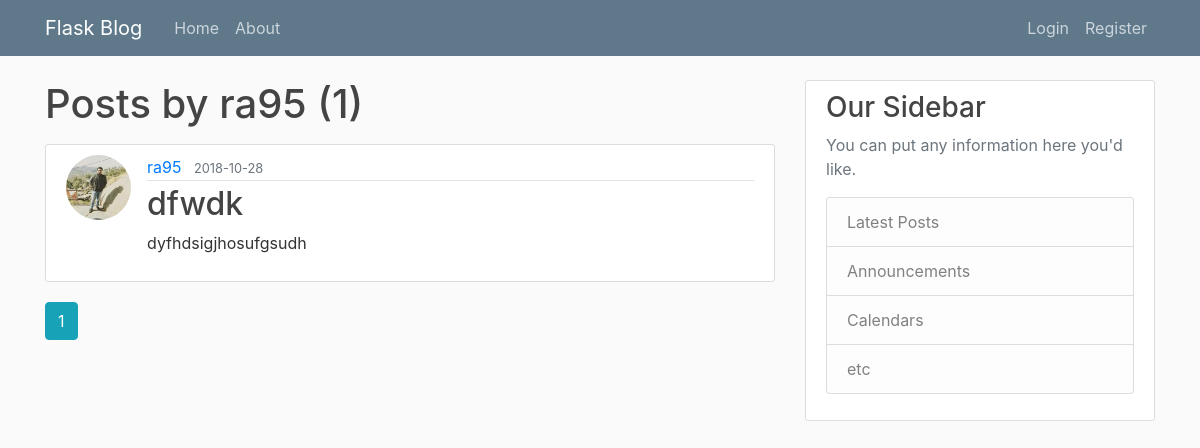
The page /user/ra95 on the database as committed earlier.
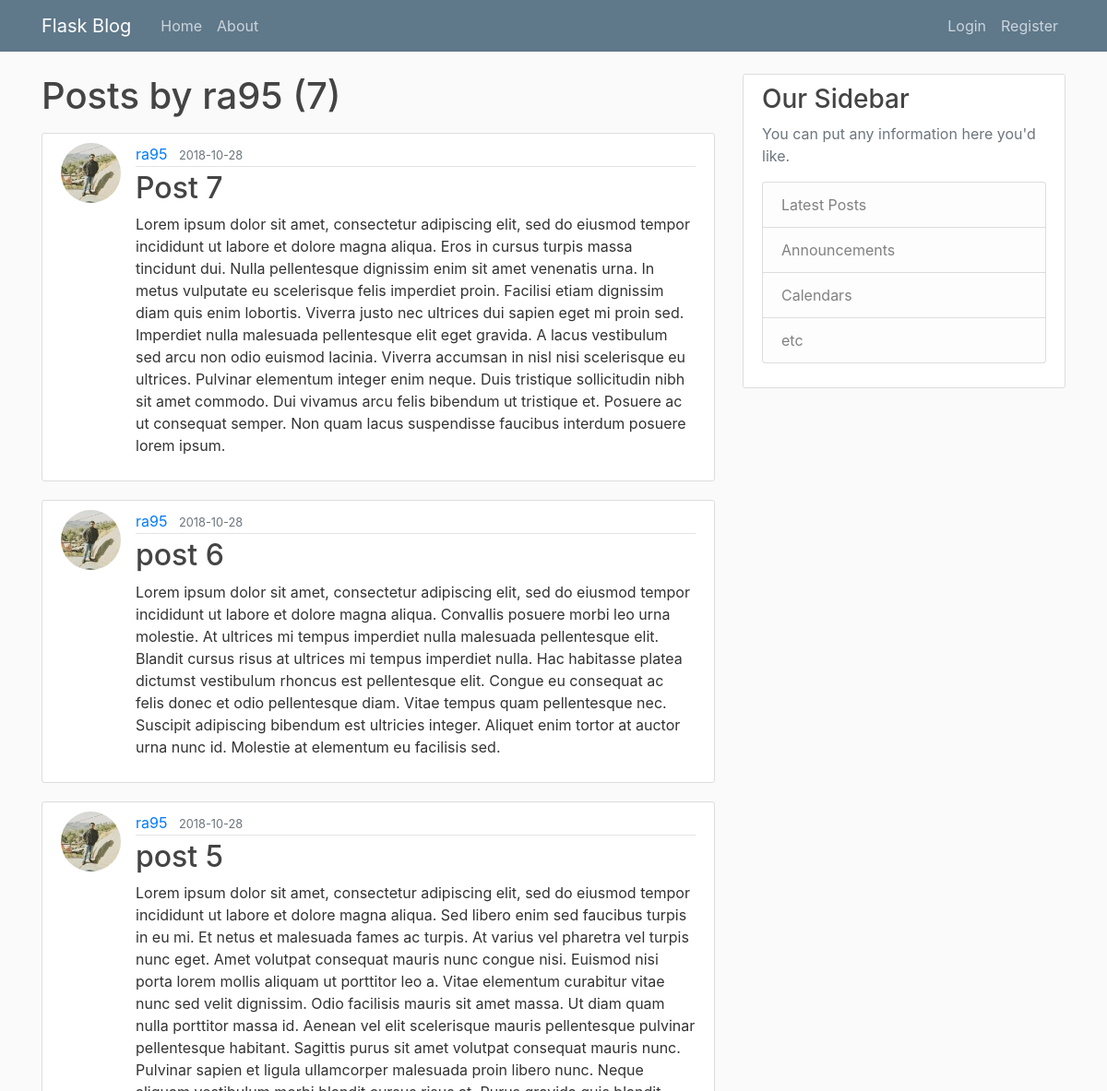
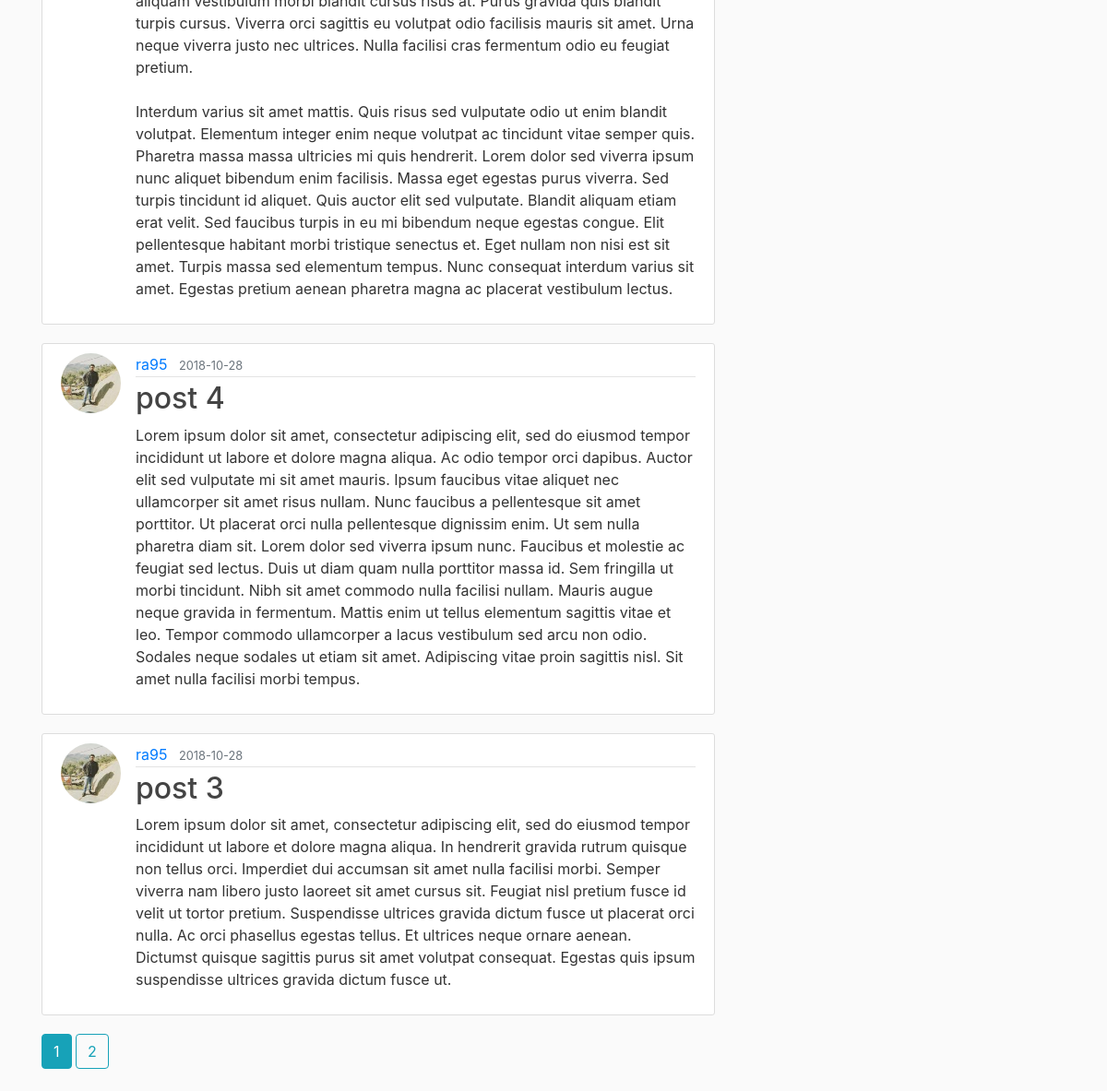
The same page on the database as committed later (2 pictures, top to bottom).
### flaskblog/models.py (models this page shows, shortened)
class User(db.Model, UserMixin):
    id = db.Column(db.Integer, primary_key=True)
    username = db.Column(db.String(20), unique=True, nullable=False)
    email = db.Column(db.String(120), unique=True, nullable=False)
    image_file = db.Column(db.String(20), nullable=False, default='default.jpg')
    password = db.Column(db.String(60), nullable=False)
    posts = db.relationship('Post', backref='author', lazy=True)

class Post(db.Model):
    id = db.Column(db.Integer, primary_key=True)
    title = db.Column(db.String(100), nullable=False)
    date_posted = db.Column(db.DateTime, nullable=False, default=datetime.utcnow)
    content = db.Column(db.Text, nullable=False)
    user_id = db.Column(db.Integer, db.ForeignKey('user.id'), nullable=False)

### flaskblog/routes.py (the view)
@app.route("/user/<string:username>")
def user_posts(username):
    page = request.args.get('page', 1, type=int)
    user = User.query.filter_by(username=username).first_or_404()
    posts = Post.query.filter_by(author=user)\
        .order_by(Post.date_posted.desc())\
        .paginate(page=page, per_page=5)
    return render_template('user_posts.html', posts=posts, user=user)

### flaskblog/templates/user_posts.html
{% extends "layout.html" %}
{% block content %}
    <h1 class="mb-3">Posts by {{ user.username }} ({{ posts.total }})</h1>
    {% for post in posts.items %}
        <article class="media content-section">
          <img class="rounded-circle article-img" src="{{ url_for('static', filename='profile_pics/' + post.author.image_file) }}">
          <div class="media-body">
            <div class="article-metadata">
              <a class="mr-2" href="{{ url_for('user_posts', username=post.author.username) }}">{{ post.author.username }}</a>
              <small class="text-muted">{{ post.date_posted.strftime('%Y-%m-%d') }}</small>
            </div>
            <h2><a class="article-title" href="{{ url_for('post', post_id=post.id) }}">{{ post.title }}</a></h2>
            <p class="article-content">{{ post.content }}</p>
          </div>
        </article>
    {% endfor %}
    {% for page_num in posts.iter_pages(left_edge=1, right_edge=1, left_current=1, right_current=2) %}
      {% if page_num %}
        {% if posts.page == page_num %}
          <a class="btn btn-info mb-4" href="{{ url_for('user_posts', username=user.username, page=page_num) }}">{{ page_num }}</a>
        {% else %}
          <a class="btn btn-outline-info mb-4" href="{{ url_for('user_posts', username=user.username, page=page_num) }}">{{ page_num }}</a>
        {% endif %}
      {% else %}
        ...
      {% endif %}
    {% endfor %}
{% endblock content %}

### flaskblog/templates/layout.html (shortened to what this page needs)
<!DOCTYPE html>
<html>
<head>
    <link rel="stylesheet" href="https://maxcdn.bootstrapcdn.com/bootstrap/4.0.0/css/bootstrap.min.css">
    <link rel="stylesheet" type="text/css" href="{{ url_for('static', filename='main.css') }}">
</head>
<body>
    <header class="site-header">
      <nav class="navbar navbar-expand-md navbar-dark bg-steel fixed-top">
        <div class="container">
          <a class="navbar-brand mr-4" href="/">Flask Blog</a>
          <div class="collapse navbar-collapse" id="navbarToggle">
            <div class="navbar-nav mr-auto">
              <a class="nav-item nav-link" href="{{ url_for('home') }}">Home</a>
              <a class="nav-item nav-link" href="{{ url_for('about') }}">About</a>
            </div>
            <div class="navbar-nav">
              {% if current_user.is_authenticated %}
                <a class="nav-item nav-link" href="{{ url_for('new_post') }}">New Post</a>
                <a class="nav-item nav-link" href="{{ url_for('account') }}">Account</a>
                <a class="nav-item nav-link" href="{{ url_for('logout') }}">Logout</a>
              {% else %}
                <a class="nav-item nav-link" href="{{ url_for('login') }}">Login</a>
                <a class="nav-item nav-link" href="{{ url_for('register') }}">Register</a>
              {% endif %}
            </div>
          </div>
        </div>
      </nav>
    </header>
    <main role="main" class="container">
      <div class="row">
        <div class="col-md-8">
          {% block content %}{% endblock %}
        </div>
        <div class="col-md-4">
          <div class="content-section">
            <h3>Our Sidebar</h3>
            <p class='text-muted'>You can put any information here you'd like.
              <ul class="list-group">
                <li class="list-group-item list-group-item-light">Latest Posts</li>
                <li class="list-group-item list-group-item-light">Announcements</li>
                <li class="list-group-item list-group-item-light">Calendars</li>
                <li class="list-group-item list-group-item-light">etc</li>
              </ul>
            </p>
          </div>
        </div>
      </div>
    </main>
</body>
</html>

### flaskblog/static/main.css (style rules this page uses)
body { background: #fafafa; color: #333333; margin-top: 5rem; }
h1, h2, h3, h4, h5, h6 { color: #444444; }
.bg-steel { background-color: #5f788a; }
.site-header .navbar-nav .nav-link { color: #cbd5db; }
.content-section { background: #ffffff; padding: 10px 20px; border: 1px solid #dddddd; border-radius: 3px; margin-bottom: 20px; }
.article-title { color: #444444; }
.article-content { white-space: pre-line; }
.article-img { height: 65px; width: 65px; margin-right: 16px; }
.article-metadata { padding-bottom: 1px; margin-bottom: 4px; border-bottom: 1px solid #e3e3e3 }

Rows that differ between the two databases and show on the page:
no longer on this page (row unchanged): Post: image_file (picture), author.username "ra95", date_posted "2018-10-28", title "dfwdk", content "dyfhdsigjhosufgsudh"
added Post: image_file (picture), author.username "ra95", date_posted "2018-10-28", title "Post 7", content "Lorem ipsum dolor sit amet, consectetur adipiscing elit, sed do eiusmod tempor incididunt ut labore et dolore magna aliqua. Eros in cursus turpis massa tincidunt dui. Nulla pellentesque dignissim enim sit amet venenatis urna. In metus vulputate eu scelerisque felis imperdiet proin. Facilisi etiam dignissim diam quis enim lobortis. Viverra justo nec ultrices dui sapien eget mi proin sed. Imperdiet nulla malesuada pellentesque elit eget gravida. A lacus vestibulum sed arcu non odio euismod lacinia. Viverra accumsan in nisl nisi scelerisque eu ultrices. Pulvinar elementum integer enim neque. Duis tristique sollicitudin nibh sit amet commodo. Dui vivamus arcu felis bibendum ut tristique et.…"
added Post: image_file (picture), author.username "ra95", date_posted "2018-10-28", title "post 6", content "Lorem ipsum dolor sit amet, consectetur adipiscing elit, sed do eiusmod tempor incididunt ut labore et dolore magna aliqua. Convallis posuere morbi leo urna molestie. At ultrices mi tempus imperdiet nulla malesuada pellentesque elit. Blandit cursus risus at ultrices mi tempus imperdiet nulla. Hac habitasse platea dictumst vestibulum rhoncus est pellentesque elit. Congue eu consequat ac felis donec et odio pellentesque diam. Vitae tempus quam pellentesque nec. Suscipit adipiscing bibendum est ultricies integer. Aliquet enim tortor at auctor urna nunc id. Molestie at elementum eu facilisis sed."
added Post: image_file (picture), author.username "ra95", date_posted "2018-10-28", title "post 5", content "Lorem ipsum dolor sit amet, consectetur adipiscing elit, sed do eiusmod tempor incididunt ut labore et dolore magna aliqua. Sed libero enim sed faucibus turpis in eu mi. Et netus et malesuada fames ac turpis. At varius vel pharetra vel turpis nunc eget. Amet volutpat consequat mauris nunc congue nisi. Euismod nisi porta lorem mollis aliquam ut porttitor leo a. Vitae elementum curabitur vitae nunc sed velit dignissim. Odio facilisis mauris sit amet massa. Ut diam quam nulla porttitor massa id. Aenean vel elit scelerisque mauris pellentesque pulvinar pellentesque habitant. Sagittis purus sit amet volutpat consequat mauris nunc. Pulvinar sapien et ligula ullamcorper malesuada proin libero…"
added Post: image_file (picture), author.username "ra95", date_posted "2018-10-28", title "post 4", content "Lorem ipsum dolor sit amet, consectetur adipiscing elit, sed do eiusmod tempor incididunt ut labore et dolore magna aliqua. Ac odio tempor orci dapibus. Auctor elit sed vulputate mi sit amet mauris. Ipsum faucibus vitae aliquet nec ullamcorper sit amet risus nullam. Nunc faucibus a pellentesque sit amet porttitor. Ut placerat orci nulla pellentesque dignissim enim. Ut sem nulla pharetra diam sit. Lorem dolor sed viverra ipsum nunc. Faucibus et molestie ac feugiat sed lectus. Duis ut diam quam nulla porttitor massa id. Sem fringilla ut morbi tincidunt. Nibh sit amet commodo nulla facilisi nullam. Mauris augue neque gravida in fermentum. Mattis enim ut tellus elementum sagittis vitae et leo.…"
added Post: image_file (picture), author.username "ra95", date_posted "2018-10-28", title "post 3", content "Lorem ipsum dolor sit amet, consectetur adipiscing elit, sed do eiusmod tempor incididunt ut labore et dolore magna aliqua. In hendrerit gravida rutrum quisque non tellus orci. Imperdiet dui accumsan sit amet nulla facilisi morbi. Semper viverra nam libero justo laoreet sit amet cursus sit. Feugiat nisl pretium fusce id velit ut tortor pretium. Suspendisse ultrices gravida dictum fusce ut placerat orci nulla. Ac orci phasellus egestas tellus. Et ultrices neque ornare aenean. Dictumst quisque sagittis purus sit amet volutpat consequat. Egestas quis ipsum suspendisse ultrices gravida dictum fusce ut."
Other text that changed with them:
{{ posts.total }}: "1" → "7"
new list line: "2"
